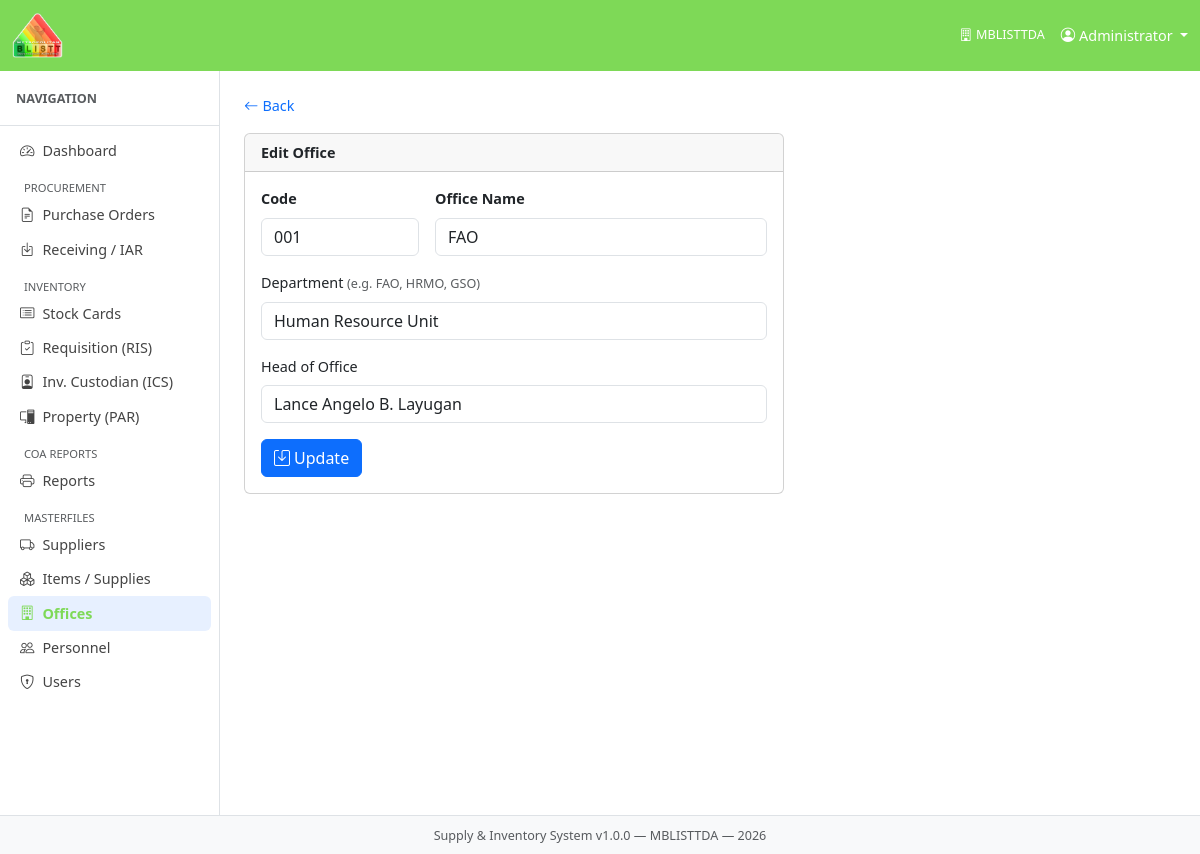
Page /index.php?mod=offices&act=edit&id=1 on the committed database.
### tables this page shows
CREATE TABLE `offices` (
  `office_id` int(10) UNSIGNED NOT NULL,
  `office_code` varchar(20) NOT NULL,
  `office_name` varchar(200) NOT NULL,
  `department` varchar(200) DEFAULT NULL,
  `head_of_office` varchar(150) DEFAULT NULL,
  `is_active` tinyint(1) NOT NULL DEFAULT 1,
  `created_at` timestamp NOT NULL DEFAULT current_timestamp()
);

### core/Controller.php (called while the page is built, shortened)
<?php
abstract class Controller {
    protected function render(string $viewFile, array $data = []): void {
        extract($data);
        $viewPath = ROOT_PATH . '/modules/' . $viewFile . '.php';
        include $viewPath;
    }
    protected function get(string $key, mixed $default = ''): mixed {
        return $_GET[$key] ?? $default;
    }
}

### modules/offices/OfficeController.php (called while the page is built, shortened)
<?php
class OfficeController extends Controller {
    private OfficeModel $m;
    public function __construct() { $this->m = new OfficeModel(); }
    public function edit(): void {
        $id = (int)$this->get('id');
        $row = $this->m->findById($id);
        $this->render('offices/edit', compact('row'));
    }
}

### core/Router.php (called while the page is built, shortened)
<?php
class Router {
    public function dispatch(): void {
        $act = $_GET['act'] ?? 'index';
        $act = preg_replace('/[^a-zA-Z_]/', '', $act);
        $controller = new $class();
        $controller->$act();
    }
}

### index.php (called while the page is built, shortened)
<?php
require_once ROOT_PATH . '/config/database.php';
require_once ROOT_PATH . '/core/Database.php';
require_once ROOT_PATH . '/core/Model.php';
require_once ROOT_PATH . '/core/Controller.php';
require_once ROOT_PATH . '/core/Router.php';
$router = new Router();
$router->dispatch();

### core/Database.php (called while the page is built, shortened)
<?php
class Database {
    private static ?Database $instance = null;
    private PDO $pdo;
    private function __construct() {
        $dsn = sprintf('mysql:host=%s;port=%s;dbname=%s;charset=%s',
            DB_HOST, DB_PORT, DB_NAME, DB_CHARSET);
        $options = [
            PDO::ATTR_ERRMODE            => PDO::ERRMODE_EXCEPTION,
            PDO::ATTR_DEFAULT_FETCH_MODE => PDO::FETCH_ASSOC,
            PDO::ATTR_EMULATE_PREPARES   => false,
        ];
        try {
            $this->pdo = new PDO($dsn, DB_USER, DB_PASS, $options);
        } catch (PDOException $e) {
            die('Database connection failed: ' . $e->getMessage());
        }
    }
    public static function getInstance(): Database {
        if (self::$instance === null) {
            self::$instance = new self();
        }
        return self::$instance;
    }
    public function query(string $sql, array $params = []): PDOStatement {
        $stmt = $this->pdo->prepare($sql);
        $stmt->execute($params);
        return $stmt;
    }
    public function fetchOne(string $sql, array $params = []): array|false {
        return $this->query($sql, $params)->fetch();
    }
}

### core/Model.php (called while the page is built, shortened)
<?php
abstract class Model {
    protected Database $db;
    protected string $table      = '';
    protected string $primaryKey = 'id';
    public function __construct() {
        $this->db = Database::getInstance();
    }
    public function findById(int $id): array|false {
        $sql = "SELECT * FROM {$this->table} WHERE {$this->primaryKey} = ?";
        return $this->db->fetchOne($sql, [$id]);
    }
}

### modules/offices/edit.php (the view, shortened to what this page needs)
<div class="mb-3"><a href="<?= BASE_URL ?>/index.php?mod=offices&act=index"
  class="text-decoration-none"><i class="bi bi-arrow-left me-1"></i>Back</a></div>
<div class="card" style="max-width:540px">
  <div class="card-header"><strong>Edit Office</strong></div>
  <div class="card-body">
    <form method="post">
      <div class="row g-3 mb-3">
        <div class="col-md-4">
          <label class="form-label fw-semibold">Code</label>
          <input type="text" name="office_code" class="form-control" value="<?= htmlspecialchars($row['office_code']) ?>" required>
        </div>
        <div class="col-md-8">
          <label class="form-label fw-semibold">Office Name</label>
          <input type="text" name="office_name" class="form-control" value="<?= htmlspecialchars($row['office_name']) ?>" required>
        </div>
        <div class="col-12">
          <label class="form-label">Department <small class="text-muted">(e.g. FAO, HRMO, GSO)</small></label>
          <input type="text" name="department" class="form-control"
         placeholder="e.g. Finance and Administrative Office"
         value="<?= htmlspecialchars($row['department'] ?? '') ?>">
        </div>
        <div class="col-12">
          <label class="form-label">Head of Office</label>
          <input type="text" name="head_of_office" class="form-control" value="<?= htmlspecialchars($row['head_of_office']) ?>">
        </div>
      </div>
      <button class="btn btn-primary"><i class="bi bi-save me-1"></i>Update</button>
    </form>
  </div>
</div>

### assets/css/app.css (style rules this page uses)
:root { --sidebar-w: 220px; }
body { font-size: .9rem; }

### rows in the picture
offices: office_code "001", office_name "FAO", department "Human Resource Unit", head_of_office "Lance Angelo B. Layugan"

### other values in the picture
APP_AGENCY "MBLISTTDA"
$user['full_name'] "Administrator"
$label "Dashboard Purchase Orders Receiving / IAR Stock Cards Requisition (RIS) Inv. Custodian (ICS) Property (PAR) Reports Suppliers Items / Supplies Offices Personnel Users"
APP_NAME "Supply & Inventory System"
APP_VERSION "1.0.0"
